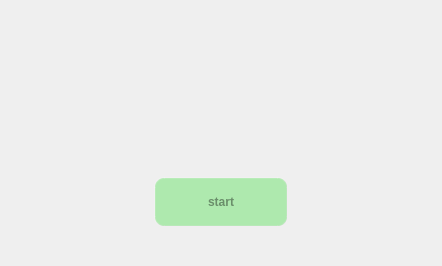
        <widget class="QWidget" name="page_2">
         <layout class="QGridLayout" name="gridLayout_3" rowstretch="1,5,2,3,1">
          <item row="2" column="0">
           <spacer name="verticalSpacer_5">
            <property name="orientation">
             <enum>Qt::Vertical</enum>
            </property>
            <property name="sizeHint" stdset="0">
             <size>
              <width>20</width>
              <height>40</height>
             </size>
            </property>
           </spacer>
          </item>
          <item row="0" column="0">
           <spacer name="verticalSpacer_4">
            <property name="orientation">
             <enum>Qt::Vertical</enum>
            </property>
            <property name="sizeHint" stdset="0">
             <size>
              <width>20</width>
              <height>40</height>
             </size>
            </property>
           </spacer>
          </item>
          <item row="3" column="0">
           <widget class="QWidget" name="widget_4" native="true">
            <property name="sizePolicy">
             <sizepolicy hsizetype="Minimum" vsizetype="Minimum">
              <horstretch>0</horstretch>
              <verstretch>0</verstretch>
             </sizepolicy>
            </property>
            <layout class="QHBoxLayout" name="horizontalLayout_8" stretch="1,1,1">
             <item>
              <spacer name="horizontalSpacer_8">
               <property name="orientation">
                <enum>Qt::Horizontal</enum>
               </property>
               <property name="sizeHint" stdset="0">
                <size>
                 <width>138</width>
                 <height>20</height>
                </size>
               </property>
              </spacer>
             </item>
             <item>
              <widget class="QPushButton" name="btn_rec">
               <property name="sizePolicy">
                <sizepolicy hsizetype="Minimum" vsizetype="Minimum">
                 <horstretch>0</horstretch>
                 <verstretch>0</verstretch>
                </sizepolicy>
               </property>
               <property name="minimumSize">
                <size>
                 <width>120</width>
                 <height>50</height>
                </size>
               </property>
               <property name="maximumSize">
                <size>
                 <width>16777215</width>
                 <height>16777215</height>
                </size>
               </property>
               <property name="font">
                <font>
                 <weight>75</weight>
                 <italic>false</italic>
                 <bold>true</bold>
                </font>
               </property>
               <property name="layoutDirection">
                <enum>Qt::LeftToRight</enum>
               </property>
               <property name="styleSheet">
                <string notr="true">/****************按钮部件*******************/
QPushButton{
     background-color: rgba(100, 225, 100, 120);/*背景色*/
     border-style: outset; /*边框样式*/
     border-width:  2px;  /*边框宽度为4像素*/
     border-radius: 10px; /*边框圆角半径*/
     border-color: rgba(255, 225, 255, 30);/*边框颜色*/
     color:rgba(0, 0, 0, 100);/*字体颜色*/
     padding: 6px; /*填衬*/
    outline: none; /*去掉按钮的虚线框*/
}

QPushButton:hover{ /*鼠标悬停在按钮上时*/
        background-color:rgba(100,255,100, 100);
        border-color: rgba(255, 225, 255, 200);
        color:rgba(0, 0, 0, 200);
}

QPushButton:pressed { /*按钮被按下时*/
     background-color:rgba(100,255,100, 200);
     border-color: rgba(255, 225, 255, 30);
     border-style: inset;
     color:rgba(0, 0, 0, 100);
}

/****************滑块部件*******************/


QSlider::handle:horizontal { /*水平滑块的手柄*/
        image: url(:/image/sliderHandle.png);
}

QSlider::sub-page:horizontal { /*水平滑块手柄以前的部分*/
        border-image: url(:/image/slider.png);/*边框图片*/
}</string>
               </property>
               <property name="text">
                <string>start</string>
               </property>
               <property name="icon">
                <iconset resource="translation.qrc">
                 <normaloff>:/t507_button_image/voice/start.png</normaloff>:/t507_button_image/voice/start.png</iconset>
               </property>
               <property name="iconSize">
                <size>
                 <width>36</width>
                 <height>36</height>
                </size>
               </property>
              </widget>
             </item>
             <item>
              <spacer name="horizontalSpacer_9">
               <property name="orientation">
                <enum>Qt::Horizontal</enum>
               </property>
               <property name="sizeHint" stdset="0">
                <size>
                 <width>138</width>
                 <height>20</height>
                </size>
               </property>
              </spacer>
             </item>
            </layout>
           </widget>
          </item>
          <item row="1" column="0">
           <widget class="QWidget" name="widget_5" native="true">
            <layout class="QHBoxLayout" name="horizontalLayout" stretch="1,2,1">
             <property name="spacing">
              <number>0</number>
             </property>
             <property name="leftMargin">
              <number>0</number>
             </property>
             <property name="topMargin">
              <number>0</number>
             </property>
             <property name="rightMargin">
              <number>0</number>
             </property>
             <property name="bottomMargin">
              <number>0</number>
             </property>
             <item>
              <spacer name="horizontalSpacer_6">
               <property name="orientation">
                <enum>Qt::Horizontal</enum>
               </property>
               <property name="sizeHint" stdset="0">
                <size>
                 <width>110</width>
                 <height>20</height>
                </size>
               </property>
              </spacer>
             </item>
             <item>
              <widget class="QLabel" name="record_timelength">
               <property name="sizePolicy">
                <sizepolicy hsizetype="Minimum" vsizetype="Minimum">
                 <horstretch>0</horstretch>
                 <verstretch>0</verstretch>
                </sizepolicy>
               </property>
               <property name="minimumSize">
                <size>
                 <width>200</width>
                 <height>50</height>
                </size>
               </property>
               <property name="maximumSize">
                <size>
                 <width>16777215</width>
                 <height>16777215</height>
                </size>
               </property>
               <property name="font">
                <font>
                 <pointsize>20</pointsize>
                </font>
               </property>
               <property name="layoutDirection">
                <enum>Qt::RightToLeft</enum>
               </property>
               <property name="text">
                <string/>
               </property>
               <property name="alignment">
                <set>Qt::AlignCenter</set>
               </property>
              </widget>
             </item>
             <item>
              <spacer name="horizontalSpacer_7">
               <property name="orientation">
                <enum>Qt::Horizontal</enum>
               </property>
               <property name="sizeHint" stdset="0">
                <size>
                 <width>110</width>
                 <height>20</height>
                </size>
               </property>
              </spacer>
             </item>
            </layout>
           </widget>
          </item>
          <item row="4" column="0">
           <spacer name="verticalSpacer_6">
            <property name="orientation">
             <enum>Qt::Vertical</enum>
            </property>
            <property name="sizeHint" stdset="0">
             <size>
              <width>20</width>
              <height>40</height>
             </size>
            </property>
           </spacer>
          </item>
         </layout>
        </widget>
